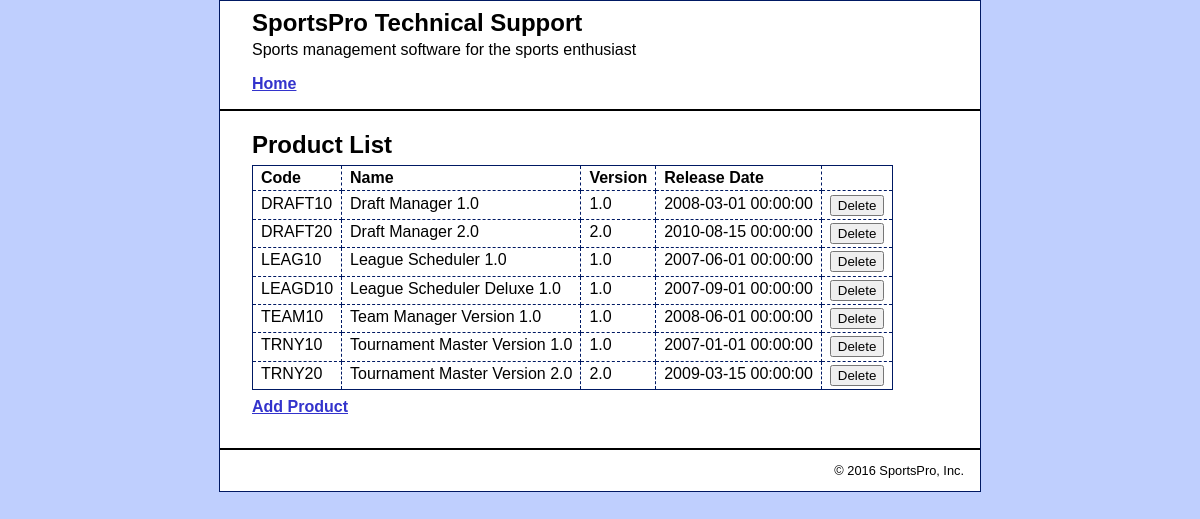
The app's page /product_manager/index.php with its own data.
### tables this page shows
CREATE TABLE products (
    productCode varchar(10) NOT NULL,
    name varchar(50) NOT NULL,
    version decimal(18, 1) NOT NULL,
    releaseDate datetime NOT NULL,
    PRIMARY KEY (productCode)
);

### model/product_db.php (called while the page is built, shortened)
<?php
function get_products() {
    global $db;
    $query = 'SELECT * FROM products
              ORDER BY name';
    $products = $db->query($query);
    return $products;
}
?>

### product_manager/product_list.php (the view, shortened to what this page needs)
<?php include '../view/header.php'; ?>
<div id="main">
    <h1>Product List</h1>
    <div id="content">
        <table>
            <tr>
                <th>Code</th>
                <th>Name</th>
                <th>Version</th>
                <th>Release Date</th>
                <th>&nbsp;</th>
            </tr>
            <?php foreach ($products as $product) : ?>
            <tr>
                <td><?php echo $product['productCode']; ?></td>
                <td><?php echo $product['name']; ?></td>
                <td><?php echo $product['version']; ?></td>
                <td><?php echo $product['releaseDate']; ?></td>
                <td><form action="." method="post">
                    <input type="submit" value="Delete" />
                </form></td>
            </tr>
            <?php endforeach; ?>
        </table>
        <p><a href="?action=show_add_form">Add Product</a></p>
    </div>
</div>
<?php include '../view/footer.php'; ?>

### product_manager/index.php
<?php
require('../model/database.php');
require('../model/product_db.php');
if (isset($_POST['action'])) {
    $action = $_POST['action'];
} else if (isset($_GET['action'])) {
    $action = $_GET['action'];
} else {
    $action = 'list_products';
}
if ($action == 'list_products') {
    $products = get_products();
    include('product_list.php');
} else if ($action == 'delete_product') {
    $product_code = $_POST['product_code'];
    delete_product($product_code);
    header("Location: .");
} else if ($action == 'show_add_form') {
    include('product_add.php');
} else if ($action == 'add_product') {
    $code = $_POST['code'];
    $name = $_POST['name'];
    $version = $_POST['version'];
    $release_date = $_POST['release_date'];
    if (empty($code) || empty($name) || empty($version) || empty($release_date)) {
        $error = "Invalid product data. Check all fields and try again.";
        include('../errors/error.php');
    } else {
        add_product($code, $name, $version, $release_date);
        header("Location: .");
    }
}
?>

### view/header.php (shortened to what this page needs)
<!DOCTYPE html PUBLIC "-//W3C//DTD XHTML 1.0 Transitional//EN"
    "http://www.w3.org/TR/xhtml1/DTD/xhtml1-transitional.dtd">
<html xmlns="http://www.w3.org/1999/xhtml">
    <head>
        <link rel="stylesheet" type="text/css"
              href="/project_solutions/ch06_tech_support/main.css" />
    </head>
    <body>
    <div id="page">
        <div id="header">
            <h1>SportsPro Technical Support</h1>
            <p>Sports management software for the sports enthusiast</p>
            <ul class="nav"><li><a href="/project_solutions/ch06_tech_support/">Home</a></li></ul>
        </div>

### view/footer.php
        <div id="footer">
            <p class="copyright">
                &copy; <?php echo date("Y"); ?> SportsPro, Inc.
            </p>
        </div>
    </div>
    </body>
</html>

### main.css (style rules this page uses)
body { margin-top: 0; background-color: #BFCFFE; font-family: Arial, Helvetica, sans-serif; }
h1 { font-size: 150%; margin: 0; padding: .5em 0 .25em; }
h1, h2 { color: black; }
p { margin: .5em 0 .5em 0; padding: 0; }
ul { margin: 0; padding: 0; }
li { margin: 0; padding: 0; }
ul.nav { list-style-type: none; margin-left: 0; padding-left: 0; }
ul.nav li { padding-bottom: 0.5em; }
a { color: #3333CC; font-weight: bold; }
table { border: 1px solid #001963; border-collapse: collapse; }
td, th { border: 1px dashed #001963; padding: .2em .5em .2em .5em; vertical-align: top; text-align: left; }
form { margin: 0; }
#page { width: 760px; margin: 0 auto; background-color: white; border: 1px solid #001963; }
#header { margin: 0; border-bottom: 2px solid black; padding: .5em 2em; }
#header h1 { color: black; margin: 0; padding: 0; }
#header p { margin: 0; padding: .25em 0 0 0; }
#header ul { margin: 0; padding: 1em 0 0 0; }
#main { margin: 0; padding: .5em 2em .25em; }
#content { padding-bottom: .25em; }
#footer { clear: both; margin-top: 1em; padding-right: 1em; border-top: 2px solid black; }
#footer p { text-align: right; font-size: 80%; margin: 1em 0; }

### records on screen
products: productCode "DRAFT10", name "Draft Manager 1.0", version "1.0", releaseDate "2008-03-01 00:00:00"
products: productCode "DRAFT20", name "Draft Manager 2.0", version "2.0", releaseDate "2010-08-15 00:00:00"
products: productCode "LEAG10", name "League Scheduler 1.0", version "1.0", releaseDate "2007-06-01 00:00:00"
products: productCode "LEAGD10", name "League Scheduler Deluxe 1.0", version "1.0", releaseDate "2007-09-01 00:00:00"
products: productCode "TEAM10", name "Team Manager Version 1.0", version "1.0", releaseDate "2008-06-01 00:00:00"
products: productCode "TRNY10", name "Tournament Master Version 1.0", version "1.0", releaseDate "2007-01-01 00:00:00"
products: productCode "TRNY20", name "Tournament Master Version 2.0", version "2.0", releaseDate "2009-03-15 00:00:00"
